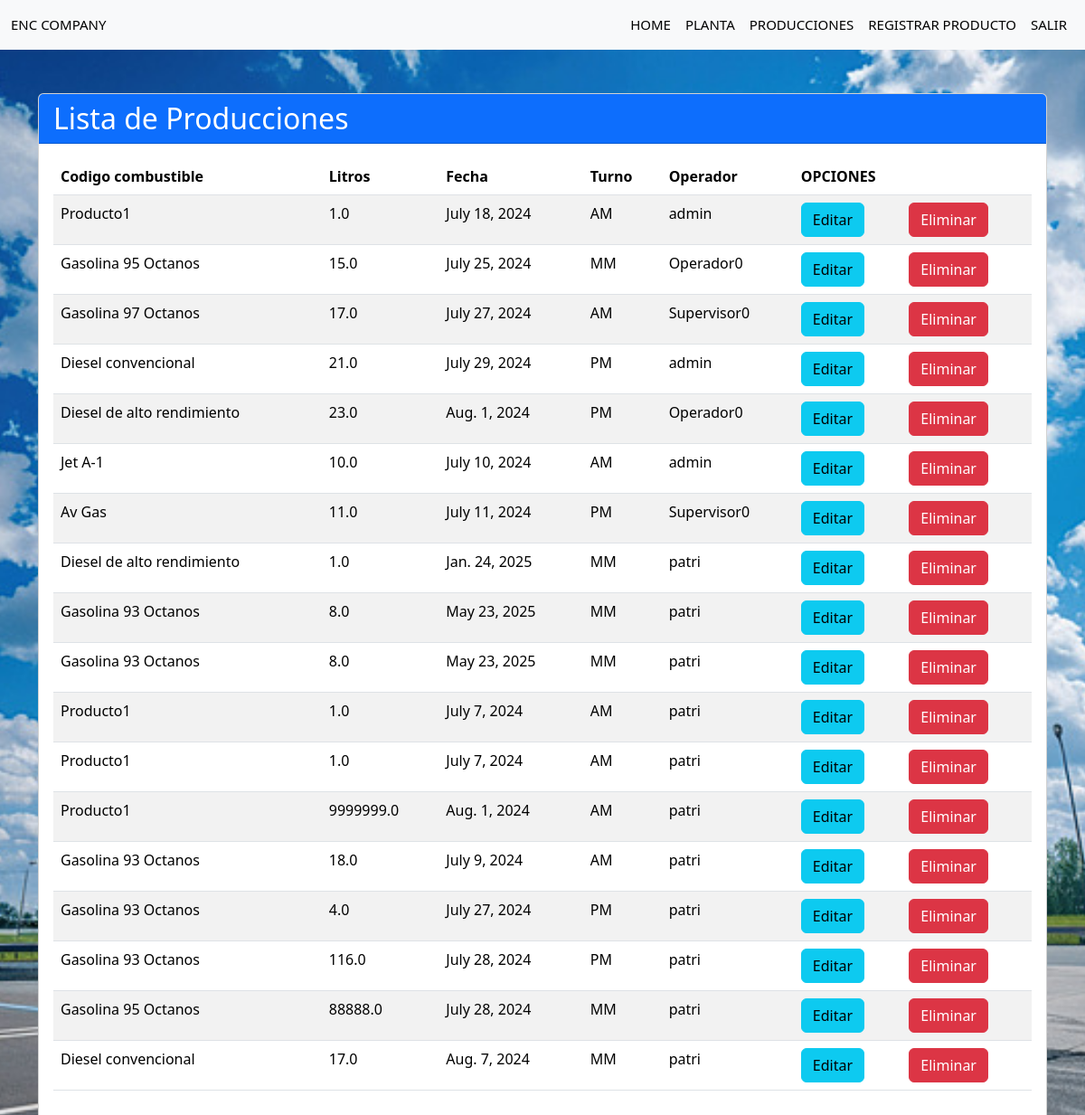
Before: /producciones/ (signed in) with the older database file.
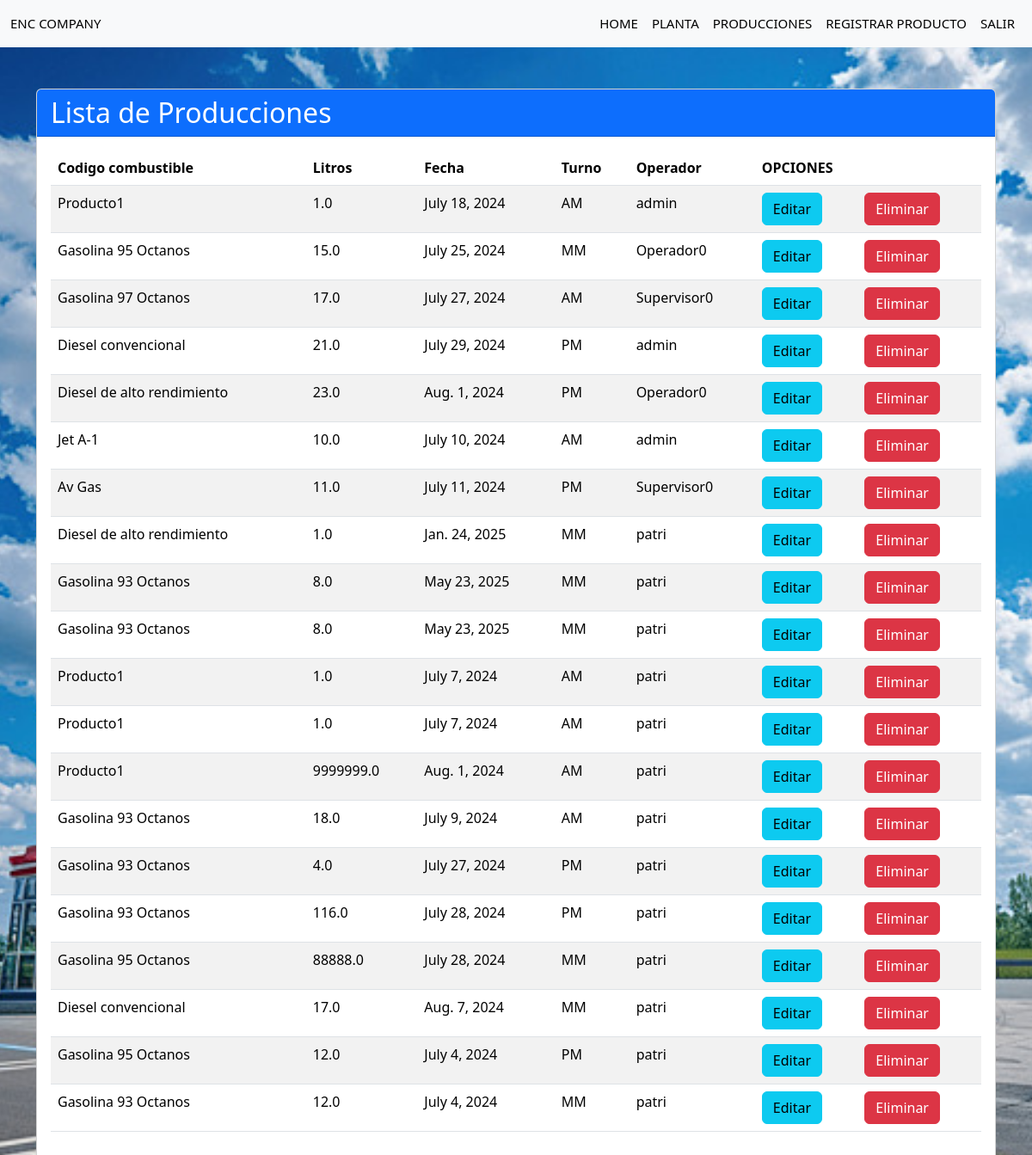
After: the same page with the newer database file.
### proyectos/models.py (models this page shows, shortened)
class RegistroProduccion(models.Model):
    TURNOS=[
        ('AM','MAÑANA'),
        ('PM','TARDE'),
        ('MM','NOCHE'),
    ]
    codigo_combustible= models.ForeignKey(Producto, on_delete=models.CASCADE)
    litros_producidos= models.FloatField()
    fecha_produccion= models.DateField()
    turno= models.CharField(max_length=2, choices=TURNOS)
    hora_registro= models.DateTimeField(auto_now_add=True)
    operador=models.ForeignKey(User, on_delete=models.CASCADE)

class Producto(models.Model):
    codigo= models.CharField(max_length=3, unique=True)
    nombre= models.CharField(max_length=100)
    planta= models.ForeignKey(Planta, on_delete=models.CASCADE)#crea una clave foranea
    def __str__ (self):
        return self.nombre

### proyectos/views.py (the view)
# urls.py: path('producciones/', views.producciones, name="producciones"),
@login_required
def producciones(request):
    titulo = "Lista de Producciones"
    producciones = RegistroProduccion.objects.all()
    return render(request, 'producciones.html', {
        'producciones': producciones,
        'titulo': titulo,
        })

### proyectos/templates/producciones.html
{% extends "base.html" %}
{% block content %}
<div class="container mt-5">
    <div class="card">
        <div class="card-header bg-primary text-white">
            <h2 class="mb-0">{% block titulo %}{{titulo}}{% endblock %}</h2>
        </div>
        <div class="card-body">
            <div class="table-responsive">
                <table class="table table-striped table-hover">
                    <thead class="thead-dark">
                        <tr>
                            <th>Codigo combustible</th>
                            <th>Litros</th>
                            <th>Fecha</th>
                            <th>Turno</th>
                            <th>Operador</th>
                            <th colspan="2">OPCIONES</th>
                        </tr>
                    </thead>
                    <tbody>
                        {% for p in producciones %}
                        <tr>
                            <td>{{ p.codigo_combustible }}</td>
                            <td>{{ p.litros_producidos }}</td>
                            <td>{{ p.fecha_produccion }}</td>
                            <td>{{ p.turno }}</td>
                            <td>{{ p.operador }}</td>
                            <td><a href="{% url 'editar_produccion' p.id %}" class="btn btn-info">Editar</a></td>
                            <td><a href="{% url 'eliminar_produccion' p.id %}" class="btn btn-danger">Eliminar</a></td>
                        </tr>
                        {% endfor %}
                    </tbody>
                </table>
            </div>
        </div>
    </div>
</div>
{% endblock %}

Changed rows visible on the page:
added RegistroProduccion: codigo_combustible "Gasolina 95 Octanos", litros_producidos "12.0", fecha_produccion "July 4, 2024", turno "PM", operador "patri"
added RegistroProduccion: codigo_combustible "Gasolina 93 Octanos", litros_producidos "12.0", fecha_produccion "July 4, 2024", turno "MM", operador "patri"
